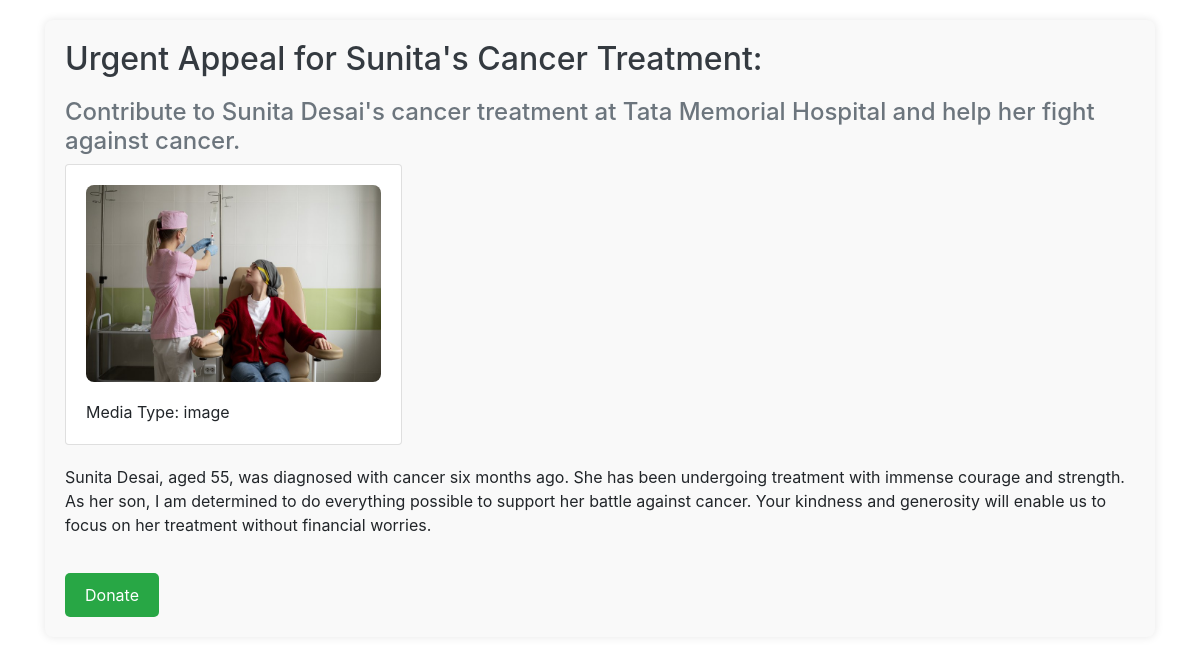
The app's page /donation/3/ with its own data.
### donations/models.py (models this page shows, shortened)
class Donation(models.Model):
        CATEGORY_CHOICES = (
        ('medical_emergency', 'Medical_Emergency'),#
        ('healthandwellness', 'Health and Wellness'),#
        ('education', 'Education and Learning'),#
        ('poverty', 'Poverty Alleviation'),#
        ('community', 'Community Development'),#
        ('humanitarian', 'Humanitarian Aid'),#
        ('arts', 'Arts & Culture'),#
        ('women', 'Women Welfare'),#
        ('child', 'Child Welfare'),#
        ('elders', 'Elderly Care'),#
        ('environment', 'Environmental Conservation'),#
        ('hunger', 'Food Security'),#
        ('speciallyabled', 'Specially Abled'),
                            )
        PAYMENT_CHOICES = {
        ('upi', 'PhonePe/GooglePay'),
        ('credit/debit_cards', 'Credit or Debit Cards'),
        ('netbanking', 'NetBanking'),
        }
        INDIAN_STATES = [
        ('AN', 'Andaman and Nicobar Islands'),
        ('AP', 'Andhra Pradesh'),
        ('AR', 'Arunachal Pradesh'),
        ('AS', 'Assam'),
        ('BR', 'Bihar'),
        ('CH', 'Chandigarh'),
        ('CG', 'Chhattisgarh'),
        ('DN', 'Dadra and Nagar Haveli and Daman and Diu'),
        ('DL', 'Delhi'),
        ('GA', 'Goa'),
        ('GJ', 'Gujarat'),
        ('HR', 'Haryana'),
        ('HP', 'Himachal Pradesh'),
        ('JK', 'Jammu and Kashmir'),
        ('JH', 'Jharkhand'),
        ('KA', 'Karnataka'),
        ('KL', 'Kerala'),
        ('LA', 'Ladakh'),
        ('LD', 'Lakshadweep'),
        ('MP', 'Madhya Pradesh'),
        ('MH', 'Maharashtra'),
        ('MN', 'Manipur'),
        ('ML', 'Meghalaya'),
        ('MZ', 'Mizoram'),
        ('NL', 'Nagaland'),
        ('OR', 'Odisha'),
        ('PY', 'Puducherry'),
        ('PB', 'Punjab'),
        ('RJ', 'Rajasthan'),
        ('SK', 'Sikkim'),
        ('TN', 'Tamil Nadu'),
        ('TS', 'Telangana'),
        ('TR', 'Tripura'),
        ('UP', 'Uttar Pradesh'),
        ('UK', 'Uttarakhand'),
        ('WB', 'West Bengal')
    ]
        user = models.ForeignKey(User, on_delete=models.CASCADE)
        title = models.CharField(max_length=100)
        description = models.CharField(max_length=300)
        story = models.TextField()
        category = models.CharField(max_length=20, choices=CATEGORY_CHOICES)
        date_posted = models.DateTimeField(default=timezone.now)
        end_date = models.DateTimeField(null=True)
        goal_amount = models.DecimalField(max_digits=10, decimal_places=2,null=True)
        file = models.FileField(upload_to='media/', null=True, blank=True)  # Allowing null and blank for optional media files
        is_approved = models.BooleanField(default=False)
        class Meta:
            permissions = [
                ("can_change_is_approved", "Can change the approval status of donations"),
            ]
        address = models.CharField(max_length=200,null=True)
        pin_code = models.CharField(
        max_length=6,
        validators=[RegexValidator(r"^[1-9][0-9]{2}\s{0,1}[0-9]{3}$", "Invalid PIN code format")],
        null=True
    )
        country = models.CharField(max_length=2, choices=[('IN', 'India')], default='IN')
        state = models.CharField(max_length=2, choices=INDIAN_STATES, null=True)
        phone_number = models.CharField(max_length=10, null=True)
        email = models.EmailField(max_length=255,null=True)

class Media(models.Model):
    MEDIA_TYPE_CHOICES = (
        ('image', 'Image'),
        ('video', 'Video'),
    )
    donation = models.ForeignKey(Donation, related_name='media', on_delete=models.CASCADE)
    file = models.FileField(upload_to='media/')
    media_type = models.CharField(max_length=5, choices=MEDIA_TYPE_CHOICES)

### donations/views.py (the view)
# urls.py: path('donation/<int:pk>/',views.donation_detail_view, name='post-detail'),#creating routes based on variables
def donation_detail_view(request, pk):
    donation = get_object_or_404(Donation, pk=pk)
    media_objects = Media.objects.filter(donation_id=pk)
    return render(request, 'donations/donation_detail.html', {'donation': donation, 'media_objects': media_objects})

### donations/templates/donations/donation_detail.html (shortened to what this page needs)
<!DOCTYPE html>
<html lang="en">
<head>
    <link href="https://maxcdn.bootstrapcdn.com/bootstrap/4.5.2/css/bootstrap.min.css" rel="stylesheet">
</head>
<body>
    <div class="container">
        <article class="content-section">
            <h2 class="article-title">{{ donation.title }}</h2>
            <h4 class="text-muted">{{ donation.description }}</h4>
            {% if media_objects %}
                <div class="media-list row">
                    {% for media in media_objects %}
                        <div class="col-md-4">
                            <div class="card">
                                <div class="card-body">
                                    {% if media.media_type == 'image' %}
                                        <img src="{{ media.file.url }}" class="card-img-top" alt="{{ media.donation.title }}">
                                    {% elif media.media_type == 'video' %}
                                        <video controls class="card-img-top">
                                            <source src="{{ media.file.url }}" type="video/mp4">
                                            Your browser does not support the video tag.
                                        </video>
                                    {% endif %}
                                    <p class="card-text mt-2">Media Type: {{ media.media_type }}</p>
                                </div>
                            </div>
                        </div>
                    {% endfor %}
                </div>
            {% else %}
                <p class="text-muted">No media files found for this donation.</p>
            {% endif %}
            <p class="article-content">{{ donation.story }}</p>
            <a href="{% url 'donate' donation.pk donation.user.pk %}" class="btn donate-btn">Donate</a>
        </article>
    </div>
</body>
</html>

### donations/templates/donations/donation_detail.html (style rules this page uses)
.content-section { padding: 20px; margin-top: 20px; background: #f9f9f9; border-radius: 8px; box-shadow: 0 0 10px rgba(0, 0, 0, 0.1); }
.media-list img, .media-list video { max-width: 100%; border-radius: 8px; margin-bottom: 10px; }
.media-list .card { margin-bottom: 20px; }
.article-title { color: #343a40; margin-bottom: 20px; }
.donate-btn { background-color: #28a745; color: white; border: none; padding: 10px 20px; border-radius: 5px; font-size: 16px; margin-top: 20px; }

### records on screen
Donation: title "Urgent Appeal for Sunita's Cancer Treatment:", description "Contribute to Sunita Desai's cancer treatment at Tata Memorial Hospital and help her fight against cancer.", story "Sunita Desai, aged 55, was diagnosed with cancer six months ago. She has been undergoing treatment with immense courage and strength. As her son, I am determined to do everything possible to support her battle against cancer. Your kindness and generosity will enable us to focus on her treatment without financial worries."
Media: file (picture), media_type "image"
